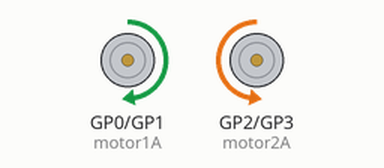
Bench run of a program on a simulated Raspberry Pi Pico running MicroPython. On the bench: motor-driver pin pairs drawn as motors (green arrow = first pin HIGH = forward, orange = second pin HIGH = backward, longer = more drive). What the program prints to the serial console is not drawn.

Above: at 0.5 s.
At 1.5 s:
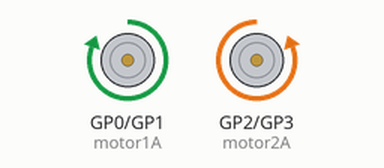
At 3.5 s:
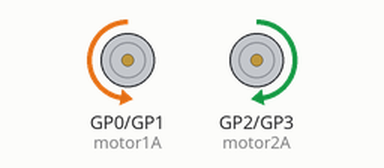
At 5.5 s:
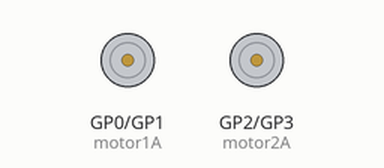
Timing chart, 0 to 7.8 s (numbered marks = the images above):
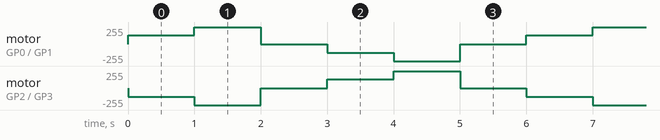

Measured:
- by itself, motor on GP0 (motor1A) / GP1 (motor1B): repeats every 6.0 s: forward 255/255 1.0 s, stopped 1.0 s, backward 128/255 1.0 s, backward 255/255 1.0 s, stopped 1.0 s, forward 128/255 1.0 s
- by itself, motor on GP2 (motor2A) / GP3 (motor2B): repeats every 6.0 s: backward 255/255 1.0 s, stopped 1.0 s, forward 128/255 1.0 s, forward 255/255 1.0 s, stopped 1.0 s, backward 128/255 1.0 s

The program:

motor.py
```python
import time

from machine import PWM, Pin

# Define the motor control pins
motor1A = PWM(Pin(0), freq=20000)  # Motor Driver PWM 1A Input
motor1B = PWM(Pin(1), freq=20000)  # Motor Driver PWM 1B Input
motor2A = PWM(Pin(2), freq=20000)  # Motor Driver PWM 2A Input
motor2B = PWM(Pin(3), freq=20000)  # Motor Driver PWM 2B Input


# Function to set motor speed
def set_motor_speed(motorA, motorB, speed):
    if speed > 0:
        motorA.duty_u16(int(min(speed, 65535)))
        motorB.duty_u16(0)
    elif speed < 0:
        motorA.duty_u16(0)
        motorB.duty_u16(int(min(-speed, 65535)))
    else:
        motorA.duty_u16(0)
        motorB.duty_u16(0)


# Main loop
while True:
    print("loop")
    set_motor_speed(motor1A, motor1B, 32768)  # Motor 1 forward at 50% speed
    set_motor_speed(motor2A, motor2B, -32768)  # Motor 2 backward at 50% speed
    time.sleep(1)

    set_motor_speed(motor1A, motor1B, 65535)  # Motor 1 forward at full speed
    set_motor_speed(motor2A, motor2B, -65535)  # Motor 2 backward at full speed
    time.sleep(1)

    set_motor_speed(motor1A, motor1B, 0)  # Motor 1 stops
    set_motor_speed(motor2A, motor2B, 0)  # Motor 2 stops
    time.sleep(1)

    set_motor_speed(motor1A, motor1B, -32768)  # Motor 1 backward at 50% speed
    set_motor_speed(motor2A, motor2B, 32768)  # Motor 2 forward at 50% speed
    time.sleep(1)

    set_motor_speed(motor1A, motor1B, -65535)  # Motor 1 backward at full speed
    set_motor_speed(motor2A, motor2B, 65535)  # Motor 2 forward at full speed
    time.sleep(1)

    set_motor_speed(motor1A, motor1B, 0)  # Motor 1 stops
    set_motor_speed(motor2A, motor2B, 0)  # Motor 2 stops
    time.sleep(1)
```
